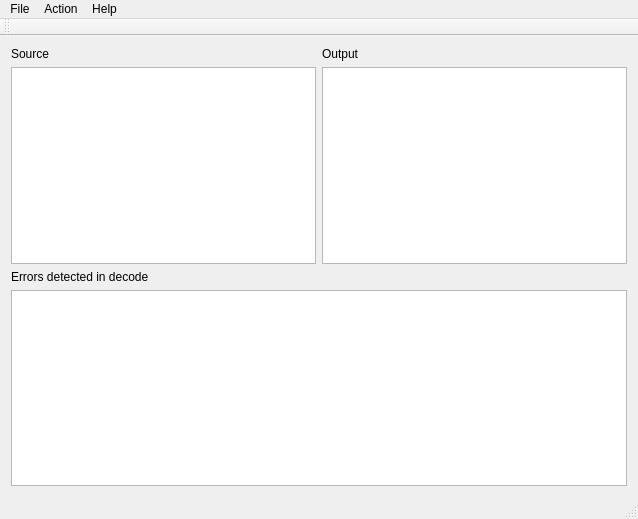
<?xml version="1.0" encoding="UTF-8"?>
<ui version="4.0">
 <class>MainWindow</class>
 <widget class="QMainWindow" name="MainWindow">
  <property name="geometry">
   <rect>
    <x>0</x>
    <y>0</y>
    <width>638</width>
    <height>519</height>
   </rect>
  </property>
  <property name="windowTitle">
   <string>HammingEncoder</string>
  </property>
  <widget class="QWidget" name="centralWidget">
   <layout class="QGridLayout" name="gridLayout_3">
    <item row="0" column="0">
     <layout class="QGridLayout" name="gridLayout_2">
      <item row="0" column="0">
       <layout class="QGridLayout" name="gridLayout">
        <item row="0" column="0">
         <widget class="QLabel" name="label">
          <property name="text">
           <string>Source</string>
          </property>
         </widget>
        </item>
        <item row="0" column="1">
         <widget class="QLabel" name="label_2">
          <property name="text">
           <string>Output</string>
          </property>
         </widget>
        </item>
        <item row="1" column="0">
         <widget class="QPlainTextEdit" name="plainTextEdit"/>
        </item>
        <item row="1" column="1">
         <widget class="QPlainTextEdit" name="plainTextEdit_2"/>
        </item>
       </layout>
      </item>
      <item row="1" column="0">
       <layout class="QVBoxLayout" name="verticalLayout">
        <item>
         <widget class="QLabel" name="label_3">
          <property name="text">
           <string>Errors detected in decode</string>
          </property>
         </widget>
        </item>
        <item>
         <widget class="QPlainTextEdit" name="plainTextEdit_3"/>
        </item>
       </layout>
      </item>
     </layout>
    </item>
   </layout>
  </widget>
  <widget class="QMenuBar" name="menuBar">
   <property name="geometry">
    <rect>
     <x>0</x>
     <y>0</y>
     <width>638</width>
     <height>21</height>
    </rect>
   </property>
   <widget class="QMenu" name="menuFile">
    <property name="title">
     <string>File</string>
    </property>
    <addaction name="actionOpen"/>
   </widget>
   <widget class="QMenu" name="menuAction">
    <property name="title">
     <string>Action</string>
    </property>
    <addaction name="actionEncode"/>
    <addaction name="actionDecode"/>
    <addaction name="actionMin_Distance"/>
   </widget>
   <widget class="QMenu" name="menuHelp">
    <property name="title">
     <string>Help</string>
    </property>
    <addaction name="actionAbout"/>
   </widget>
   <addaction name="menuFile"/>
   <addaction name="menuAction"/>
   <addaction name="menuHelp"/>
  </widget>
  <widget class="QToolBar" name="mainToolBar">
   <attribute name="toolBarArea">
    <enum>TopToolBarArea</enum>
   </attribute>
   <attribute name="toolBarBreak">
    <bool>false</bool>
   </attribute>
  </widget>
  <widget class="QStatusBar" name="statusBar"/>
  <action name="actionOpen">
   <property name="text">
    <string>Open</string>
   </property>
  </action>
  <action name="actionEncode">
   <property name="text">
    <string>Encode</string>
   </property>
  </action>
  <action name="actionDecode">
   <property name="text">
    <string>Decode</string>
   </property>
  </action>
  <action name="actionAbout">
   <property name="text">
    <string>About</string>
   </property>
  </action>
  <action name="actionMin_Distance">
   <property name="text">
    <string>Min. Distance</string>
   </property>
  </action>
 </widget>
 <layoutdefault spacing="6" margin="11"/>
 <resources/>
 <connections/>
</ui>
